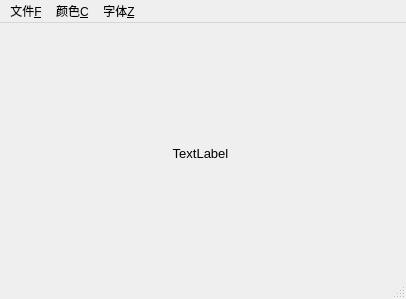
<?xml version="1.0" encoding="UTF-8"?>
<ui version="4.0">
 <class>MainWindow</class>
 <widget class="QMainWindow" name="MainWindow">
  <property name="geometry">
   <rect>
    <x>0</x>
    <y>0</y>
    <width>406</width>
    <height>299</height>
   </rect>
  </property>
  <property name="windowTitle">
   <string>MainWindow</string>
  </property>
  <widget class="QWidget" name="centralWidget">
   <widget class="QLabel" name="label">
    <property name="geometry">
     <rect>
      <x>100</x>
      <y>90</y>
      <width>201</width>
      <height>81</height>
     </rect>
    </property>
    <property name="font">
     <font>
      <pointsize>10</pointsize>
     </font>
    </property>
    <property name="text">
     <string>TextLabel</string>
    </property>
    <property name="alignment">
     <set>Qt::AlignCenter</set>
    </property>
   </widget>
  </widget>
  <widget class="QMenuBar" name="menuBar">
   <property name="geometry">
    <rect>
     <x>0</x>
     <y>0</y>
     <width>406</width>
     <height>23</height>
    </rect>
   </property>
   <widget class="QMenu" name="menu">
    <property name="title">
     <string>文件&amp;F</string>
    </property>
   </widget>
   <widget class="QMenu" name="menu_C">
    <property name="title">
     <string>颜色&amp;C</string>
    </property>
    <addaction name="actionOpen_2"/>
    <addaction name="action_B"/>
   </widget>
   <widget class="QMenu" name="menu_Z">
    <property name="title">
     <string>字体&amp;Z</string>
    </property>
    <addaction name="actionOpen_3"/>
   </widget>
   <addaction name="menu"/>
   <addaction name="menu_C"/>
   <addaction name="menu_Z"/>
  </widget>
  <widget class="QStatusBar" name="statusBar"/>
  <action name="actionOpen">
   <property name="text">
    <string>打开&amp;O</string>
   </property>
  </action>
  <action name="actionOpen_2">
   <property name="text">
    <string>字体颜色&amp;Z</string>
   </property>
  </action>
  <action name="actionOpen_3">
   <property name="text">
    <string>打开&amp;O</string>
   </property>
  </action>
  <action name="action_B">
   <property name="text">
    <string>背景颜色&amp;B</string>
   </property>
  </action>
 </widget>
 <layoutdefault spacing="6" margin="11"/>
 <resources/>
 <connections/>
</ui>
